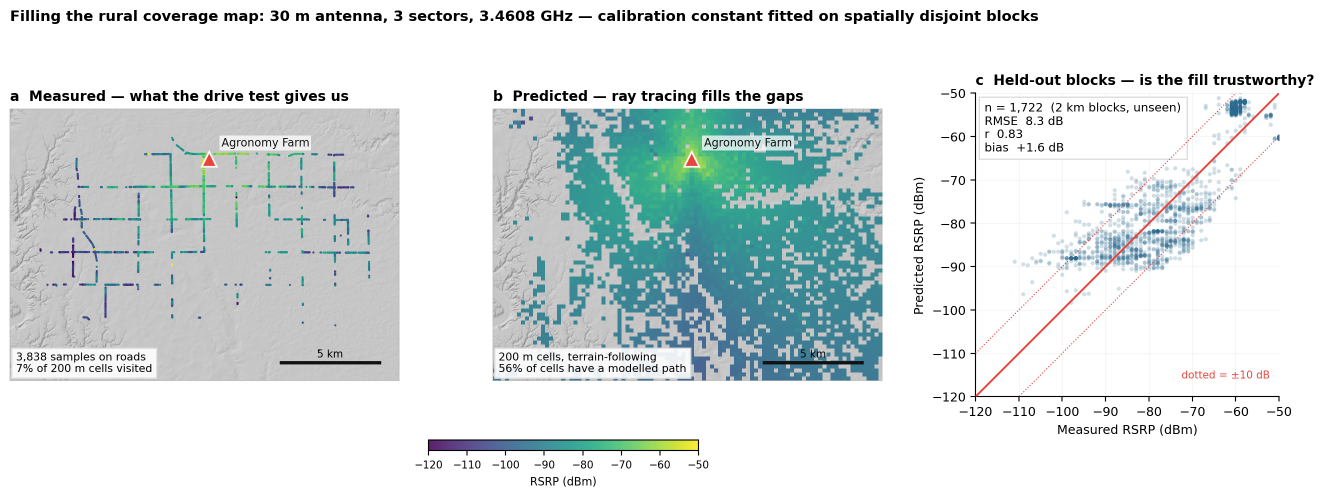
#> input picture sionna-approach/coverage_validation_ms.png, 2648 x 995 px (shown at 1/2 size)
$ python crop_panels.py
#> lines starting #> are read from the running program, lines starting #| are printed output that depends on the picture; after the words box and inside, x2 and y2 are one past the last pixel; in counts of white or black regions, pixels touching at a corner belong together
"""Cut the measured and predicted panels out of the coverage validation figure.

The deck is otherwise all native objects, but these two maps are the exception:
a drawn schematic of a survey is a claim about the survey, and these are the
survey. Re-run after regenerating coverage_validation_ms.png.

    python -m common.crop_panels
"""
import pathlib
import numpy as np
from PIL import Image

ROOT = pathlib.Path(__file__).resolve().parent.parent
SRC = ROOT / "sionna-approach" / "coverage_validation_ms.png"
OUT = ROOT / "sionna-approach" / "deck_panels"


def bands(mask, axis, floor=0.01, minlen=1):
    ink = mask.sum(axis=axis)
    on = ink > ink.max() * floor
    res, st = [], None
    for i, v in enumerate(on):
        if v and st is None:
            st = i
        elif not v and st is not None:
            if i - st >= minlen:
                res.append((st, i))
            st = None
    if st is not None:
        res.append((st, len(on)))
    return res


def hybrid_surface():
    """The completed surface, cropped clear of its own title.

    coverage_validation_ms.png's predicted panel is the ray tracer alone, so 43%
    of it is grey unmodelled cells -- which undercuts the very point the slide is
    making. surface_hybrid.png panel (b) is the same surface after profile
    diffraction fills those holes. Its title names the ITU recommendation, so the
    crop starts below it and the slide supplies its own caption.
    """
    f = ROOT / "sionna-approach" / "surface_hybrid.png"
    if not f.exists():
        return False
    src = Image.open(f).convert("RGB")
    ink = np.asarray(src).min(axis=2) < 235
    cols = bands(ink, 0, 0.02, 60)
    if len(cols) < 2:
        return False
    x0, x1 = cols[1]                              # panel (b)
    band = ink[:, x0:x1]
    rows = bands(band, 1, 0.02, 1)
    body = max(rows, key=lambda r: r[1] - r[0])   # the map, not the titles
    OUT.mkdir(exist_ok=True)
    src.crop((x0, body[0] - 4, x1, body[1] + 4)).save(OUT / "predicted.png")
    print(f"  predicted.png  panel b, x {x0}-{x1}, y {body[0]}-{body[1]}")
    return True


def main():
    src = Image.open(SRC).convert("RGB")
    ink = np.asarray(src).min(axis=2) < 235
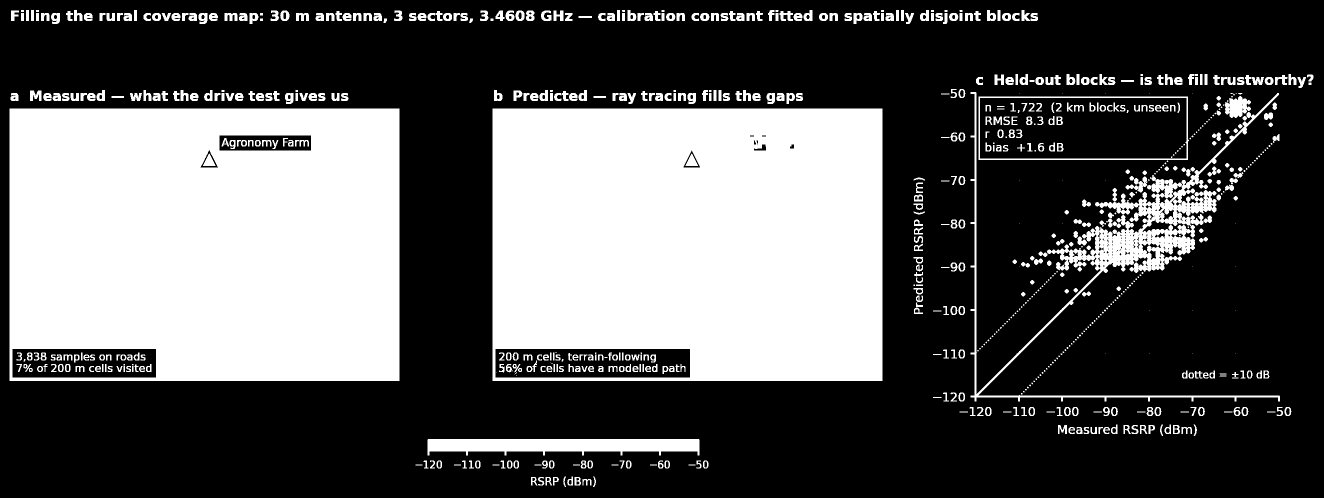
#> ink: shape (995, 2648) bool (shown at 1/2 size); 35.3% white; 782 white regions (199 under 20 px), largest, box (x1, y1, x2, y2) and area: (19, 217, 799, 762) 402650, (985, 217, 1765, 762) 402075, (1941, 184, 2560, 803) 33841
    cols = bands(ink, 0, 0.02, 80)          # the three panels
#> in bands, `ink = mask.sum(axis=axis)`: ink = 2648 values, max 645 at index 1952, min 0 at index 0, mean 351.5
#> the loop in bands, `for i, v in enumerate(on):` made 2648 passes
#> v on passes 1 to 12: False, False, False, False, False, False, False, False, False, False, False, False
#> after the loop in bands, `for i, v in enumerate(on):`: res = [(19, 804), (855, 1768), (1940, 2560)]
#> cols = [(19, 804), (855, 1768), (1940, 2560)]
    rows = bands(ink, 1)                    # [0] is the figure's own suptitle
#> the loop in bands (call 2), `for i, v in enumerate(on):` made 995 passes
#> rows = [(20, 48), (148, 170), (179, 762), (785, 803), (814, 832), (850, 868), (878, 911), (921, 937), (954, 971)]
    top = rows[1][0] - 8 if len(rows) > 1 else 0
#> top = 140
    OUT.mkdir(exist_ok=True)
    names = ["measured", "predicted"]
    if hybrid_surface():          # a better predicted panel exists; keep measured only
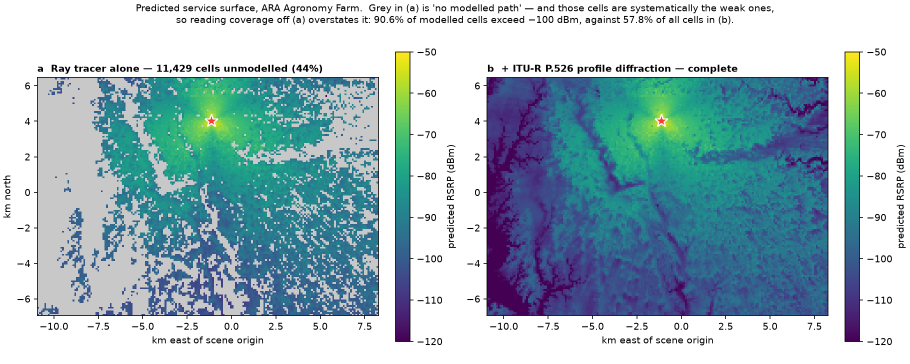
#> input picture sionna-approach/surface_hybrid.png, 1820 x 728 px (shown at 1/2 size)
#> in hybrid_surface, `ink = np.asarray(src).min(axis=2) < 235`:
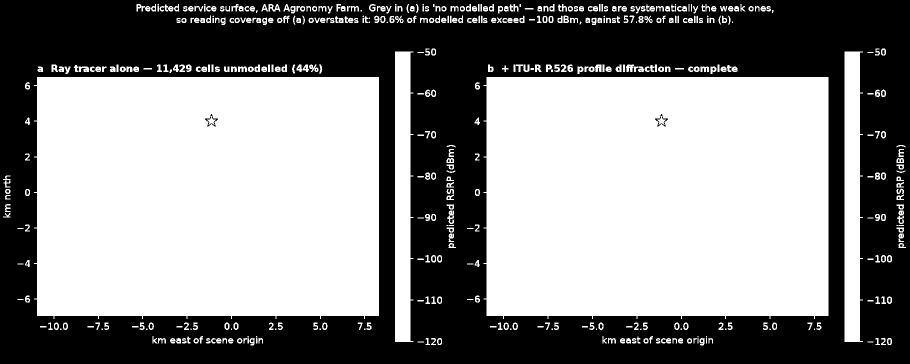
#> ink: shape (728, 1820) bool (shown at 1/2 size); 54.7% white; 247 black regions (167 under 20 px), largest, box (x1, y1, x2, y2) and area: (0, 0, 1820, 728) 596116, (410, 228, 436, 253) 150, (1310, 228, 1336, 253) 150
#> in hybrid_surface, `cols = bands(ink, 0, 0.02, 60)`: cols = [(68, 758), (967, 1657)]
#> in hybrid_surface, `x0, x1 = cols[1]`: x0 = 967; x1 = 1657
#> in hybrid_surface, `band = ink[:, x0:x1]`:
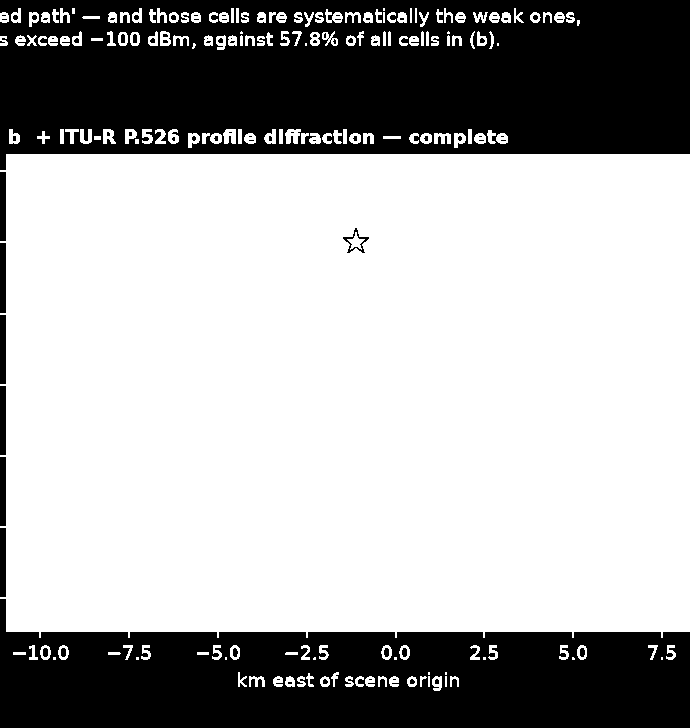
#> band: shape (728, 690) bool; 67.6% white; 92 black regions (63 under 20 px), largest, box (x1, y1, x2, y2) and area: (0, 0, 690, 170) 96086, (0, 599, 690, 728) 63155, (0, 243, 6, 313) 420
#> in hybrid_surface, `rows = bands(band, 1, 0.02, 1)`: rows = [(8, 23), (24, 25), (31, 46), (47, 49), (129, 144), (154, 638), (645, 660), (674, 675), (676, 687)]
#> in hybrid_surface, `body = max(rows, key=lambda r: r[1] - r[0])`: body = (154, 638)
#> in hybrid_surface, `src.crop((x0, body[0] - 4, x1, body[1] + 4)).save(OUT / "predicted.png")`:
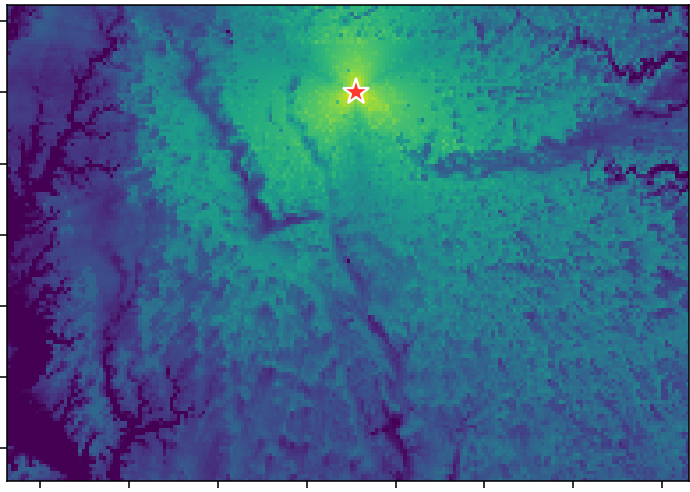
#> saved as predicted.png: PIL image 690x492 RGB; mean R, G, B 59.2, 105.1, 136
#|   predicted.png  panel b, x 967-1657, y 154-638
        names = ["measured"]
    for name, (x0, x1) in zip(names, cols):
        src.crop((x0, top, x1, src.size[1])).save(OUT / f"{name}.png")
        print(f"  {name}.png  x {x0}-{x1}")
#> this loop made 1 pass
#|   measured.png  x 19-804
#> pass 1, in main, `src.crop((x0, top, x1, src.size[1])).save(OUT / f"{name}.png")`:
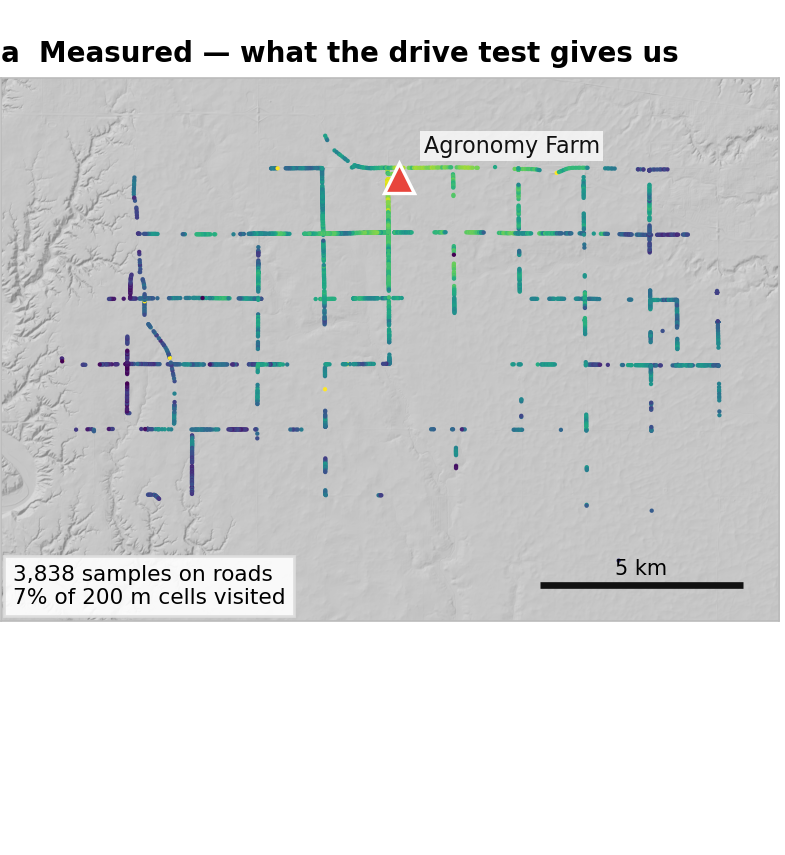
#> saved as measured.png: PIL image 785x855 RGB; mean R, G, B 213.5, 214.9, 214.9


if __name__ == "__main__":
    main()
